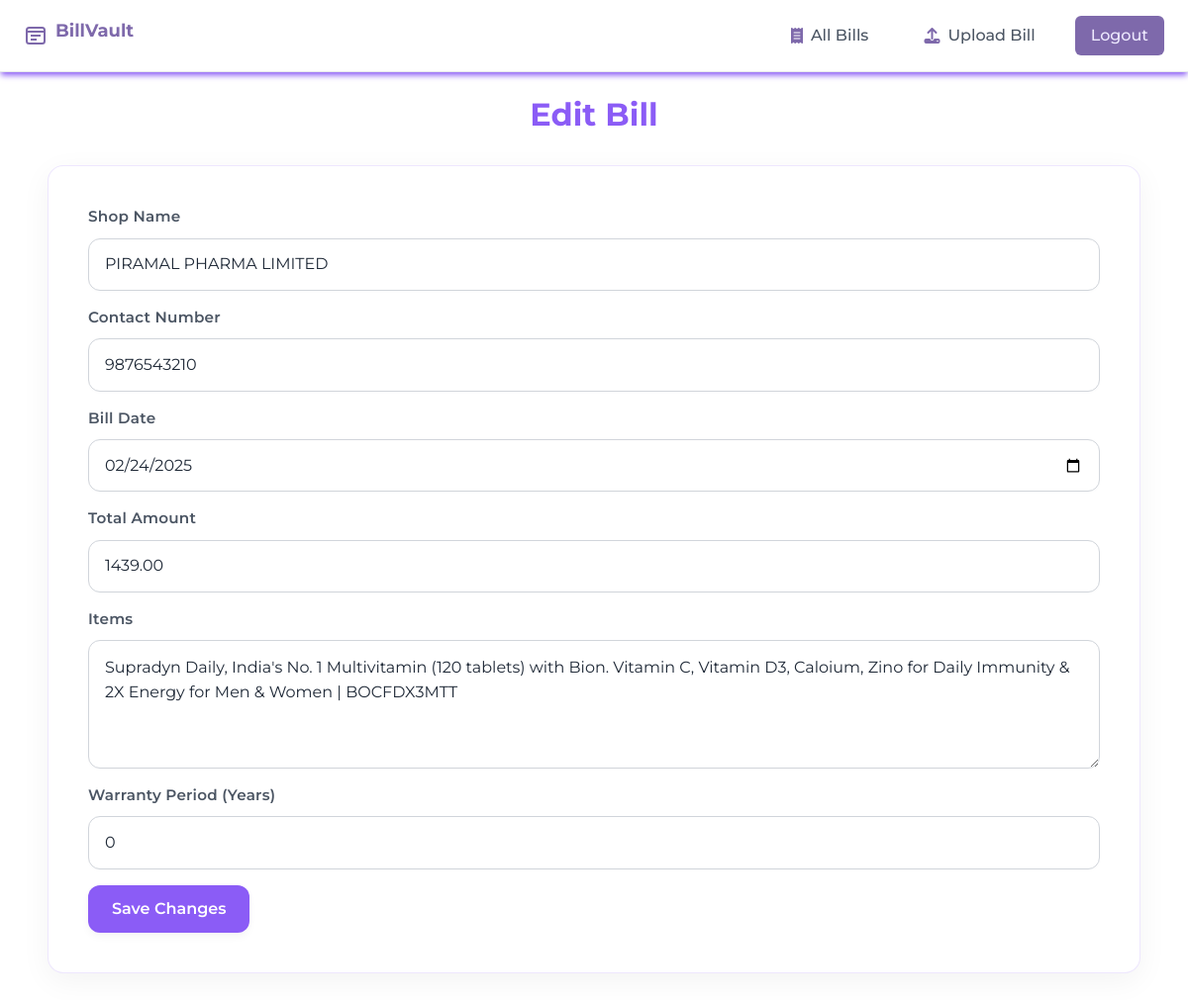
The app's page /edit/19/ (signed in) with its own data.
### core/models.py (models this page shows, shortened)
class Bill(models.Model):
    user = models.ForeignKey(User, on_delete=models.CASCADE)
    bill_image = models.ImageField(upload_to='bills/', null=False, blank=False)
    shop_name = models.CharField(max_length=255)
    contact_number = models.CharField(max_length=20, blank=True)
    bill_date = models.DateField()
    total_amount = models.DecimalField(max_digits=10, decimal_places=2)
    items = models.TextField(blank=True)
    created_at = models.DateTimeField(auto_now_add=True)

### core/views.py (the view)
# urls.py: path('edit/<int:bill_id>/', views.edit_bill, name='edit_bill'),
@login_required
def edit_bill(request, bill_id):
    bill = get_object_or_404(Bill, id=bill_id, user=request.user)
    if request.method == 'POST':
        form = BillEditForm(request.POST, request.FILES, instance=bill)
        if form.is_valid():
            try:
                bill = form.save()
                warranty_period_years = form.cleaned_data.get('warranty_period_years', 0)
                warranty_image = request.FILES.get('warranty_image')
                if hasattr(bill, 'warrantycard'):
                    warranty = bill.warrantycard
                    if warranty_image:
                        warranty.warranty_image = warranty_image
                    warranty.warranty_period_years = warranty_period_years
                    warranty.save()
                elif warranty_period_years or warranty_image:
                    warranty = WarrantyCard(
                        bill=bill,
                        warranty_image=warranty_image,
                        warranty_period_years=warranty_period_years
                    )
                    warranty.save()
                messages.success(request, 'Bill updated successfully!')
                return redirect('dashboard')
            except Exception as e:
                logger.error(f"Error updating bill {bill_id}: {str(e)}")
                messages.error(request, f'Failed to update bill: {str(e)}')
        else:
            for field, errors in form.errors.items():
                for error in errors:
                    messages.error(request, f"{field}: {error}")
    else:
        initial_data = {
            'shop_name': bill.shop_name,
            'contact_number': bill.contact_number,
            'bill_date': bill.bill_date,
            'total_amount': bill.total_amount,
            'items': bill.items,
        }
        if hasattr(bill, 'warrantycard'):
            initial_data['warranty_period_years'] = bill.warrantycard.warranty_period_years
        form = BillEditForm(initial=initial_data, instance=bill)
    return render(request, 'core/edit.html', {'bill': bill, 'form': form})

### core/forms.py
class BillEditForm(forms.ModelForm):
    warranty_period_years = forms.IntegerField(required=False, min_value=0, initial=0, label="Warranty Period (Years)")
    class Meta:
        model = Bill
        fields = ['bill_image', 'shop_name', 'contact_number', 'bill_date', 'total_amount', 'items']
        widgets = {
            'bill_date': forms.DateInput(attrs={'type': 'date'}),
            'items': forms.Textarea(attrs={'rows': 3}),
        }
    def __init__(self, *args, **kwargs):
        super().__init__(*args, **kwargs)
        self.fields['bill_image'].required = False
        if self.instance.pk and not self.data.get('bill_image'):
            self.fields['bill_image'].initial = self.instance.bill_image

### core/templates/core/edit.html (shortened to what this page needs)
{% extends 'core/base.html' %}
{% load static %}
{% block content %}
<h1 style="text-align: center; color: #8b5cf6; margin-bottom: 2rem; font-size: 2rem; font-weight: 700;">Edit Bill</h1>
<div class="container">
    <div class="row">
        <div class="col-md-12">
            <form method="POST" enctype="multipart/form-data" id="edit-form">
                <div class="mb-3">
                    <label for="id_shop_name" class="form-label">Shop Name</label>
                    <input type="text" name="shop_name" id="id_shop_name" class="form-control" value="{{ form.shop_name.value|default:'' }}" placeholder="Enter shop name" required>
                </div>
                <div class="mb-3">
                    <label for="id_contact_number" class="form-label">Contact Number</label>
                    <input type="text" name="contact_number" id="id_contact_number" class="form-control" value="{{ form.contact_number.value|default:'' }}" placeholder="Enter contact number" required>
                </div>
                <div class="mb-3">
                    <label for="id_bill_date" class="form-label">Bill Date</label>
                    <input type="date" name="bill_date" id="id_bill_date" class="form-control" value="{{ form.bill_date.value|date:'Y-m-d'|default:'' }}" placeholder="YYYY-MM-DD" required>
                </div>
                <div class="mb-3">
                    <label for="id_total_amount" class="form-label">Total Amount</label>
                    <input type="number" step="0.01" name="total_amount" id="id_total_amount" class="form-control" value="{{ form.total_amount.value|default:0 }}" placeholder="0.0" required>
                </div>
                <div class="mb-3">
                    <label for="id_items" class="form-label">Items</label>
                    <textarea name="items" id="id_items" class="form-control" rows="3" placeholder="Enter items" required>{{ form.items.value|default:'' }}</textarea>
                </div>
                <div class="mb-3">
                    <label for="id_warranty_period_years" class="form-label">Warranty Period (Years)</label>
                    <input type="number" name="warranty_period_years" id="id_warranty_period_years" class="form-control" value="{{ form.warranty_period_years.value|default:0 }}" placeholder="0" required>
                </div>
                <button type="submit" class="btn btn-primary">Save Changes</button>
            </form>
        </div>
    </div>
</div>
{% endblock %}

### core/templates/core/base.html (style rules this page uses)
:root { --primary: #8b5cf6; --primary-dark: #7E69AB; --primary-light: #9b87f5; --primary-very-light: #f5f3ff; --secondary: #ddd6fe; --secondary-light: #ede9fe; --gray-100: #f3f4f6; --gray-200: #e5e7eb; --gray-300: #d1d5db; --gray-400: #9ca3af; --gray-500: #6b7280; --gray-600: #4b5563; --gray-700: #374151; --gray-800: #1f2937; --text-primary: #1f2937; --text-secondary: #4b5563; --text-muted: #6b7280; --white: #ffffff; --border: #e5e7eb; --box-shadow: 0 4px 6px -1px rgba(0, 0, 0, 0.1), 0 2px 4px -1px rgba(0, 0, 0, 0.06); }
body { font-family: 'Montserrat', sans-serif; color: var(--text-primary); line-height: 1.5; background-color: var(--white); }
.container { max-width: 1200px; margin: 0 auto; padding: 0 24px; }

### core/templates/core/edit.html (style rules this page uses)
form { background-color: var(--white); border-radius: 1rem; padding: 2.5rem; border: 1px solid rgba(139, 92, 246, 0.15); box-shadow: 0 8px 30px rgba(0, 0, 0, 0.05); margin-bottom: 2rem; transition: transform 0.3s ease, box-shadow 0.3s ease; }
.form-label { display: block; font-weight: 600; margin-bottom: 0.6rem; color: var(--text-secondary); font-size: 0.95rem; letter-spacing: 0.015em; }
.form-control { width: 100%; padding: 0.85rem 1rem; font-size: 1rem; border: 1px solid var(--gray-300); border-radius: 0.75rem; color: var(--text-primary); background-color: var(--white); box-shadow: 0 1px 3px rgba(0, 0, 0, 0.02); transition: border-color 0.2s, box-shadow 0.2s; }
textarea.form-control { min-height: 130px; resize: vertical; line-height: 1.6; }
.mb-3 { margin-bottom: 1.5rem; }
.btn { display: inline-flex; align-items: center; justify-content: center; font-weight: 600; padding: 0.75rem 1.5rem; font-size: 1rem; border-radius: 0.75rem; transition: all 0.3s ease; border: none; min-width: 120px; box-shadow: 0 4px 8px rgba(0, 0, 0, 0.04); }
.btn-primary { background-color: var(--primary); color: var(--white); }

### records on screen
Bill: shop_name "PIRAMAL PHARMA LIMITED", contact_number "9876543210", bill_date "02/24/2025", total_amount "1439.00", items "Supradyn Daily, India's No. 1 Multivitamin (120 tablets) with Bion. Vitamin C, Vitamin D3, Caloium, Zino for Daily Immunity & 2X Energy for Men & Women | BOCFDX3MTT"
